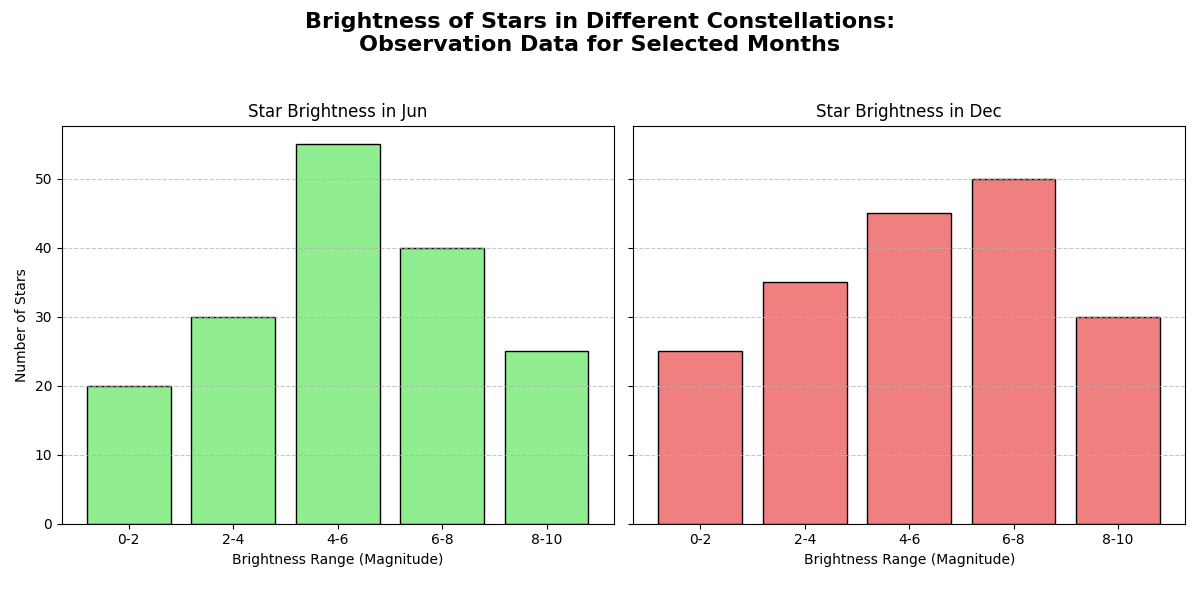

Recreate this plot in Python.
import matplotlib.pyplot as plt
import numpy as np

# Data: Number of stars per brightness range in different constellations for each month 
brightness_bins = ['0-2', '2-4', '4-6', '6-8', '8-10']
stars_jun = [20, 30, 55, 40, 25]
stars_dec = [25, 35, 45, 50, 30]

# Creating figure and subplots
fig, axs = plt.subplots(1, 2, figsize=(12, 6), sharey=True)

# Plotting histograms for june and december
axs[0].bar(brightness_bins, stars_jun, color='lightgreen', edgecolor='black')
axs[0].set_title('Star Brightness in Jun')
axs[0].set_xlabel('Brightness Range (Magnitude)')
axs[0].set_ylabel('Number of Stars')
axs[0].grid(axis='y', linestyle='--', alpha=0.7)

axs[1].bar(brightness_bins, stars_dec, color='lightcoral', edgecolor='black')
axs[1].set_title('Star Brightness in Dec')
axs[1].set_xlabel('Brightness Range (Magnitude)')
axs[1].grid(axis='y', linestyle='--', alpha=0.7)

# Global plot settings
fig.suptitle('Brightness of Stars in Different Constellations:\nObservation Data for Selected Months', fontsize=16, fontweight='bold')

# Using tight_layout to optimize the layout of subplots
plt.tight_layout(rect=[0, 0.03, 1, 0.95])

# Display the plot
plt.show()
